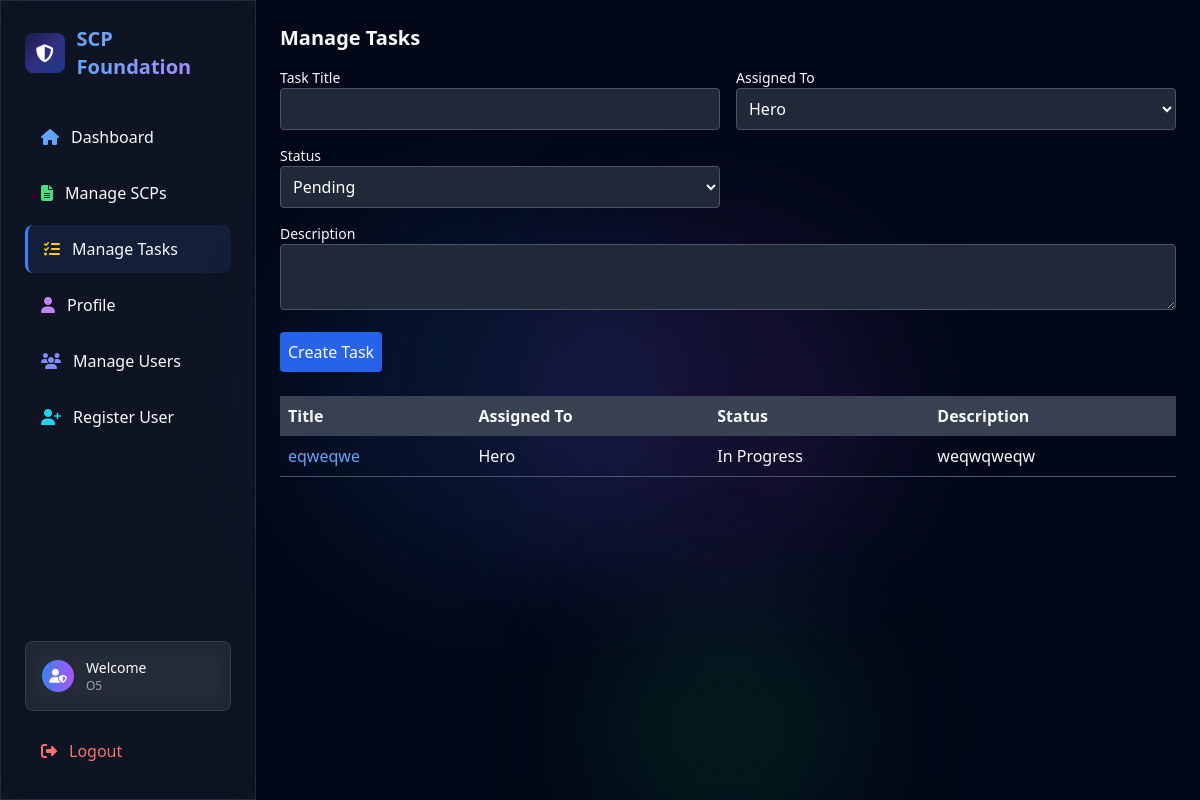
Page /task (signed in) on the committed database.
### tables this page shows
CREATE TABLE tasks (
            id INTEGER PRIMARY KEY AUTOINCREMENT,
            title TEXT NOT NULL,
            assigned_to INTEGER,
            status TEXT NOT NULL,
            description TEXT,
            FOREIGN KEY (assigned_to) REFERENCES users(id)
        );

CREATE TABLE users (
            id INTEGER PRIMARY KEY AUTOINCREMENT,
            username TEXT UNIQUE NOT NULL,
            password TEXT NOT NULL,
            role TEXT NOT NULL CHECK(role IN ('O5', 'Scientist', 'Security', 'SCP', 'D-Class')),
            nickname TEXT,
            theme TEXT DEFAULT 'light',
            profile_image TEXT DEFAULT 'default.png',
            bio TEXT
        );

### app.py (the view)
    def wrap(*args, **kwargs):
        if 'user_id' not in session:
            flash('Please log in first.', 'error')
            return redirect(url_for('login'))
        return f(*args, **kwargs)

### app.py (called while the page is built, shortened)
def get_db():
    conn = sqlite3.connect('scp.db')
    conn.row_factory = sqlite3.Row
    return conn

def login_required(f):
    def wrap(*args, **kwargs):
        if 'user_id' not in session:
            flash('Please log in first.', 'error')
            return redirect(url_for('login'))
        return f(*args, **kwargs)
    wrap.__name__ = f.__name__
    return wrap

@app.route('/task', methods=['GET', 'POST'])
@login_required
def manage_task():
    if session.get('role') not in ['O5', 'Scientist']:
        flash('Access denied.', 'error')
        return redirect(url_for('dashboard'))
    with get_db() as conn:
        c = conn.cursor()
        c.execute('SELECT t.*, u.username FROM tasks t JOIN users u ON t.assigned_to = u.id')
        tasks = c.fetchall()
        c.execute('SELECT id, username FROM users WHERE role IN ("Scientist", "Security", "D-Class")')
        users = c.fetchall()
    return render_template('task.html', tasks=tasks, users=users)

### templates/task.html (shortened to what this page needs)
{% extends "base.html" %} {% block title %}Manage Tasks{% endblock %} {% block
content %}
<div class="card">
  <h2 class="text-xl font-bold mb-4">Manage Tasks</h2>
  <form method="POST" class="mb-6 space-y-4">
    <div class="grid grid-cols-1 md:grid-cols-2 gap-4">
      <div>
        <label for="title" class="block text-sm font-medium">Task Title</label>
        <input
          type="text"
          name="title"
          id="title"
          class="w-full p-2 border border-gray-600 rounded bg-gray-800 text-white"
          required
        />
      </div>
      <div>
        <label for="assigned_to" class="block text-sm font-medium"
          >Assigned To</label
        >
        <select
          name="assigned_to"
          id="assigned_to"
          class="w-full p-2 border border-gray-600 rounded bg-gray-800 text-white"
          required
        >
          {% for user in users %}
          <option value="{{ user['id'] }}">{{ user['username'] }}</option>
          {% endfor %}
        </select>
      </div>
      <div>
        <label for="status" class="block text-sm font-medium">Status</label>
        <select
          name="status"
          id="status"
          class="w-full p-2 border border-gray-600 rounded bg-gray-800 text-white"
          required
        >
          <option value="Pending">Pending</option>
        </select>
      </div>
      <div class="md:col-span-2">
        <label for="description" class="block text-sm font-medium"
          >Description</label
        >
        <textarea
          name="description"
          id="description"
          class="w-full p-2 border border-gray-600 rounded bg-gray-800 text-white"
        ></textarea>
      </div>
    </div>
    <button
      type="submit"
      class="bg-blue-600 text-white p-2 rounded hover:bg-blue-700"
    >
      Create Task
    </button>
  </form>
  <table class="w-full table-auto">
    <thead>
      <tr class="bg-gray-700">
        <th class="p-2 text-left">Title</th>
        <th class="p-2 text-left">Assigned To</th>
        <th class="p-2 text-left">Status</th>
        <th class="p-2 text-left">Description</th>
      </tr>
    </thead>
    <tbody>
      {% for task in tasks %}
      <tr class="border-b border-gray-600">
        <td class="p-2">
          <a
            href="{{ url_for('task_profile', task_id=task['id']) }}"
            class="text-blue-400 hover:underline"
            >{{ task['title'] }}</a
          >
        </td>
        <td class="p-2">{{ task['username'] }}</td>
        <td class="p-2">{{ task['status'] }}</td>
        <td class="p-2">{{ task['description'] }}</td>
      </tr>
      {% endfor %}
    </tbody>
  </table>
</div>
{% endblock %}

### rows in the picture
tasks: title "eqweqwe", username "Hero", status "In Progress", description "weqwqweqw"

### other values in the picture
{{ role }} "O5"
form field assigned_to "Hero"
